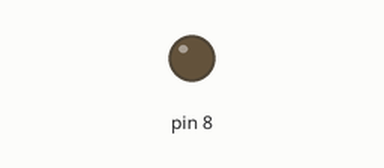
Recording of a sketch running on a simulated Arduino Uno, built with avr-gcc and run on an emulated ATmega328P. On the bench: output pins drawn as LEDs (lit = HIGH).

Above: at 5.0 s.
At 12.5 s:
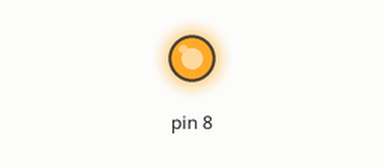
Timing chart, 0 to 19.5 s (numbered marks = the images above):
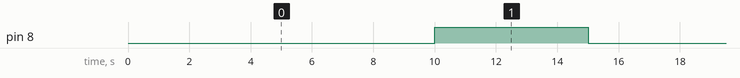

The sketch:

Practica17.ino
```cpp
void setup() {
  pinMode(8,OUTPUT);

}

void loop() {
  //Mantener encendido 10 segundos
  digitalWrite(8,LOW);
  delay(10000);
  //Mantener apagado 5 segundos
  digitalWrite(8,HIGH);
  delay(5000);
}
```

Measured:
- by itself, pin 8: alternates HIGH for 5.0 s and LOW for 10.0 s
